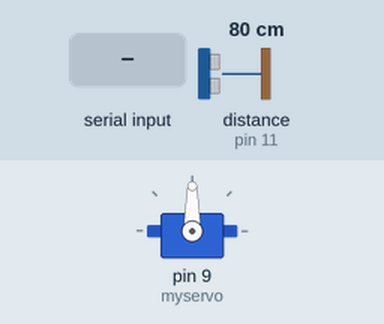
The sketch below on a simulated Arduino Uno, built with avr-gcc and run on an emulated ATmega328P. On the bench: servo. Wiring (inferred from the names in the program): ultrasonic range finder: trigger pin 12; echo pin 11. The test bench sets the inputs (shaded band); at power-on: distance to the obstacle (sensor on pin 11) 80 cm. The echo pulse lasts 58.3 µs per cm; what the sketch prints to the serial monitor is not drawn.

Above: at 1.2 s.
1.3 s: "200\n" received over Serial
At 2.5 s:
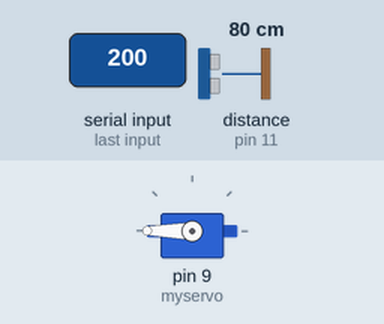
2.8 s: "30,150\n" received over Serial
At 3.9 s:
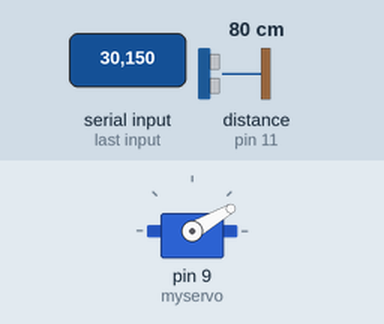
4.3 s: "5\n" received over Serial
At 4.8 s:
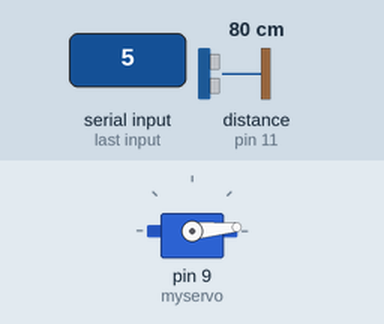
5.8 s: "90,45\n" received over Serial
At 6.2 s:
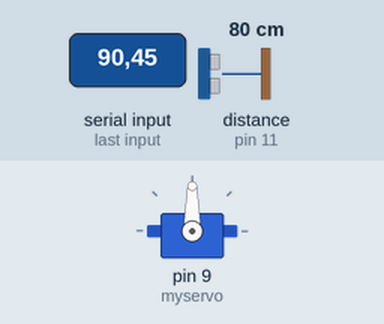
Timing chart, 0 to 8.3 s (numbered marks = the images above; inputs shaded):
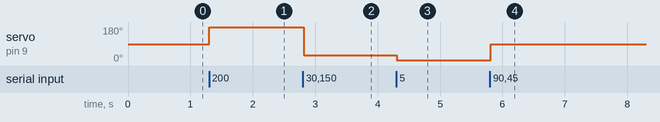

The sketch:

Radar_Combined.ino
```cpp
#include <Servo.h>

Servo myservo;
String pypos;

int trigPin = 12;  // Trigger
int echoPin = 11;  // Echo
int pos = 0;
long duration;
float cm;
char userInput;

void setup() {
  //Serial Port begin
  Serial.begin(9600);
  Serial.setTimeout(10);
  myservo.attach(9);
  //Define inputs and outputs

  pinMode(trigPin, OUTPUT);
  pinMode(echoPin, INPUT);
}

void loop() {
  // The sensor is triggered by a HIGH pulse of 10 or more microseconds.
  // Give a short LOW pulse beforehand to ensure a clean HIGH pulse:

  digitalWrite(trigPin, LOW);
  delayMicroseconds(5);
  digitalWrite(trigPin, HIGH);
  delayMicroseconds(10);
  digitalWrite(trigPin, LOW);

  // Read the signal from the sensor: a HIGH pulse whose
  // duration is the time (in microseconds) from the sending
  // of the ping to the reception of its echo off of an object.
  pinMode(echoPin, INPUT);
  duration = pulseIn(echoPin, HIGH);

  // Convert the time into a distance
  cm = (duration / 2) * 0.0343;  // Divide by 29.1 or multiply by 0.0343


  Serial.print(cm);
  Serial.println();

  if (cm <= 10){
    delay(2);
  } else if (cm <= 50) {
    delay(4);
  } else if (cm <= 100) {
    delay(7);
  } else if (cm <= 150) {
    delay(9);
  } else if (cm <= 200) {
    delay(12);
  } else if (cm <= 250) {
    delay(15);
  } else if (cm <= 300) {
    delay(18);
  } else if (cm <= 350) {
    delay(21);
  } else if (cm <= 400) {
    delay(24);
  } else if (cm <= 450) {
    delay(27);
  } else {
    delay(47);
  }

  if (Serial.available()) {
    pypos = Serial.readStringUntil('\n');
    int pyposint = pypos.toInt();
    myservo.write(pyposint);
    delay(2);
  }
  else {
    delay(2);
  }
}
```

Measured:
- after the input at 1.3 s, servo on pin 9 (myservo): 90° → 180° at once
- after the input at 2.8 s, servo on pin 9 (myservo): 180° → 30° at once
- after the input at 4.3 s, servo on pin 9 (myservo): 30° → 5° at once
- after the input at 5.8 s, servo on pin 9 (myservo): 5° → 90° at once
